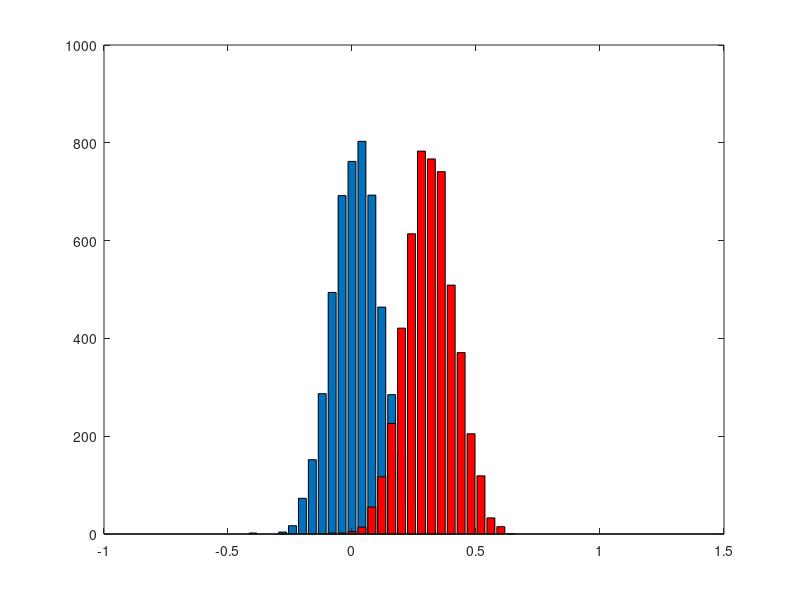

Write the MATLAB code that produced this figure. (Note: this script raises an error after producing the figure.)

% stacked histogram
sd1 = 0.1;
mu1 = 0;
data1 = mu1+ sd1.*randn(5000,1);
sd2 = 0.1;
mu2 = 0.3;
data2 = mu2+ sd2.*randn(5000,1);
%bin specs.
nbins = 50;
bound = 1;
bins = linspace(-bound,bound,nbins);

fig = figure;

% first histogram
y1 = hist(data1, bins);
% second histogram
y2 = hist(data2, bins);

% overlay histograms
bar(y1.');
hold on;
bar(y2.','r');

% relabelx-axis range/ticks
xd = findobj('-property','XData');

for i=1:2
    dat = get(xd(i),'XData');
    dat = 2*dat/nbins - bound;
    set(xd(i),'XData',dat);
end

% PLOTLY
response = fig2plotly(fig,'filename','matlab_overlaid_histogram');
plotly_url = response.url;
